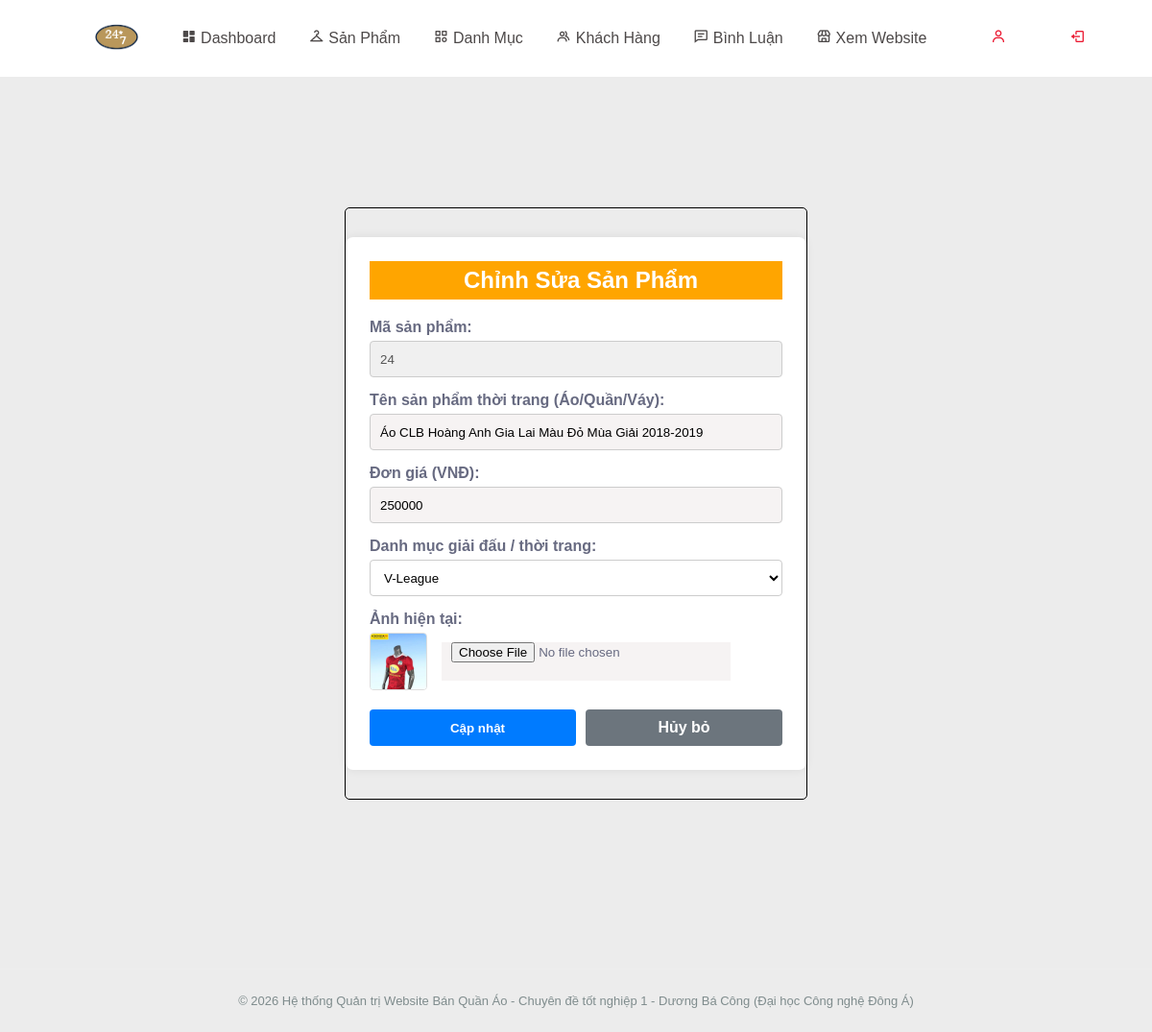
/controller/indexAdmin.php?act=suasanpham&id=24 (signed in), run on an earlier commit of the app's database.
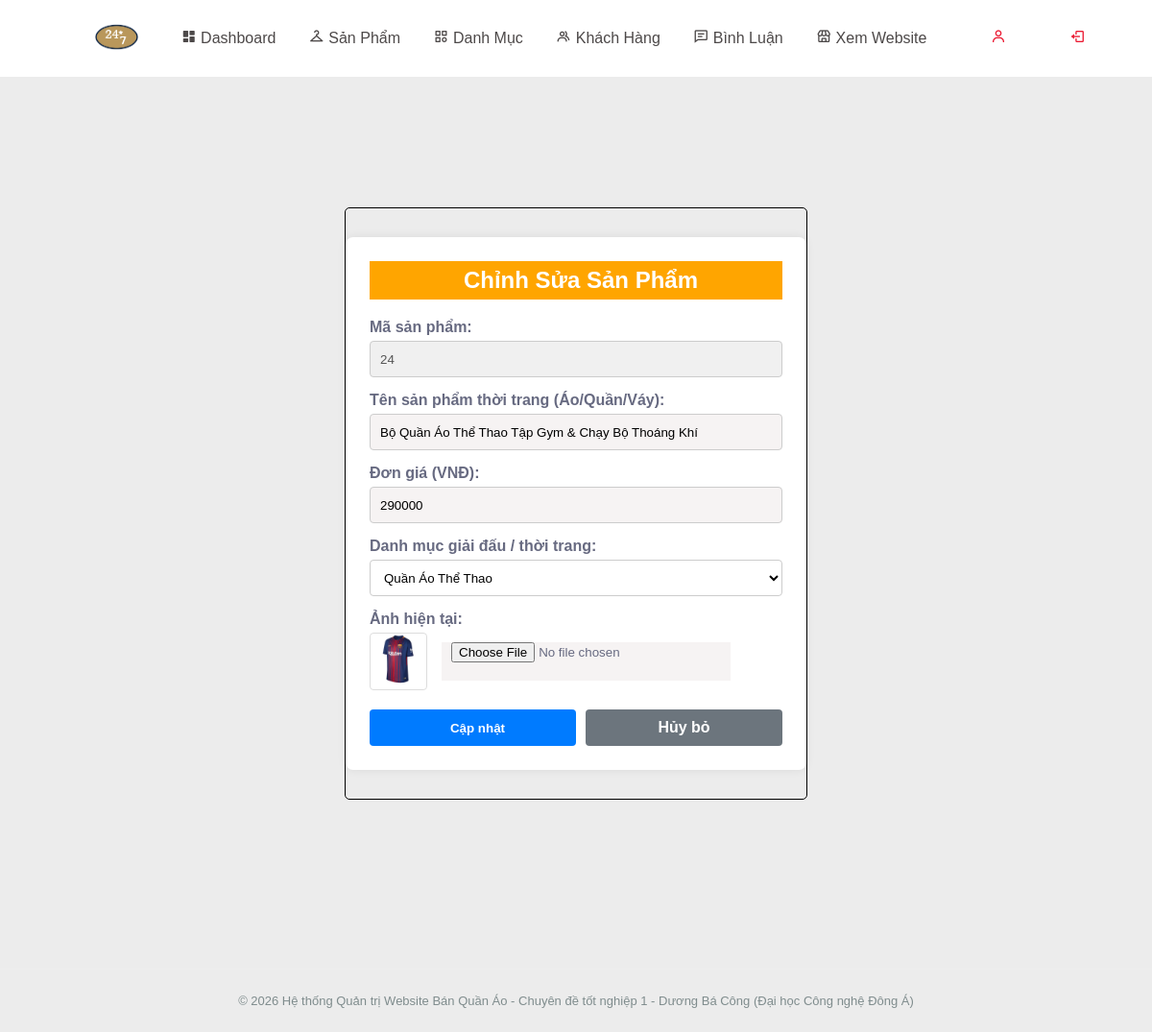
And on a later commit of the database.
### tables this page shows
CREATE TABLE `sanpham` (
  `id` int(11) NOT NULL AUTO_INCREMENT,
  `hinh` varchar(255) NOT NULL,
  `tensp` varchar(255) NOT NULL,
  `gia` int(11) NOT NULL,
  `iddanhmuc` int(11) NOT NULL,
  PRIMARY KEY (`id`)
);

### model/config.php (called while the page is built, shortened)
<?php
  function pdo_con(){
    static $cached_conn = null;
    if ($cached_conn !== null) {
      return $cached_conn;
    }
    $http_host = $_SERVER['HTTP_HOST'] ?? '';
    $is_infinityfree = (strpos($http_host, 'infinityfree') !== false || strpos($http_host, 'epizy.com') !== false);
    if ($is_infinityfree) {
      $servername = "sql302.infinityfree.com";
      $username = "if0_43184606";
      $password = "8gZKYLk9Rk6UBlL";
      $dbname = "if0_43184606_duan1";
      $port = 3306;
      $db_candidates = [$dbname];
    } else {
      $servername = "127.0.0.1";
      $username = "root";
      $password = "";
      $port = 3306;
      $db_candidates = ['duanmau', 'duan1'];
    }
    foreach ($db_candidates as $try_db) {
      try {
        $conn = new PDO("mysql:host=$servername;port=$port;dbname=$try_db;charset=utf8", $username, $password, [
          PDO::ATTR_ERRMODE => PDO::ERRMODE_EXCEPTION,
          PDO::ATTR_TIMEOUT => 2
        ]);
        $cached_conn = $conn;
        return $cached_conn;
      } catch (PDOException $e) {
      }
    }
    return null;
  }
  function pdo_query($sql){
    $sql_args = array_slice(func_get_args(), 1);
    $conn = pdo_con();
    try {
      $stmt = $conn->prepare($sql);
      $stmt->execute($sql_args);
      $rows = $stmt->fetchAll();
      return $rows ? $rows : [];
    } catch (PDOException $e) {
      throw $e;
    }
  }
  function pdo_query_one($sql){
    $sql_args = array_slice(func_get_args(), 1);
    $conn = pdo_con();
    try {
      $stmt = $conn->prepare($sql);
      $stmt->execute($sql_args);
      $row = $stmt->fetch(PDO::FETCH_ASSOC);
      return $row ? $row : null;
    } catch (PDOException $e) {
      throw $e;
    }
  }
?>

### model/danhmuc.php (called while the page is built, shortened)
<?php
function danhmuc_showAll(){
    $sql = "SELECT * FROM danhmuc ORDER BY iddanhmuc ASC";
    return pdo_query($sql);
}
?>

### model/sanpham.php (called while the page is built, shortened)
<?php
function sanpham_showChiTiet($id){
    $sql = "SELECT sanpham.*, danhmuc.tendanhmuc FROM sanpham LEFT JOIN danhmuc ON sanpham.iddanhmuc = danhmuc.iddanhmuc WHERE sanpham.id=?";
    return pdo_query_one($sql, $id);
}
?>

### viewAdmin/suasp.php (the view, shortened to what the changed rows need)
<div class="main">
    <main>
        <?php
        $id = $_GET['id'] ?? 0;
        $rows = sanpham_showChiTiet($id);
        $list_dm = danhmuc_showAll();
        ?>
        <form action="" method="POST" class="sua" enctype="multipart/form-data" style="width:480px; height:auto; padding: 25px; margin: 30px auto; text-align: left; background: #fff; border-radius: 8px; box-shadow: 0 0 10px rgba(0,0,0,0.08);">
            <h2 style="text-align: center; margin-bottom: 20px;">Chỉnh Sửa Sản Phẩm</h2>
            <div style="margin-bottom: 15px;">
                <label style="font-weight: 600; display: block; margin-bottom: 5px;">Mã sản phẩm:</label>
                <input type="text" value="<?php echo $rows['id']; ?>" disabled style="width: 100%; height: 38px; padding: 5px 10px; background: #f0f0f0; border: 1px solid #ccc; border-radius: 4px;">
            </div>
            <div style="margin-bottom: 15px;">
                <label style="font-weight: 600; display: block; margin-bottom: 5px;">Tên sản phẩm thời trang (Áo/Quần/Váy):</label>
                <input type="text" placeholder="Tên sản phẩm" name="tensp" required value="<?php echo htmlspecialchars($rows['tensp']); ?>" style="width: 100%; height: 38px; padding: 5px 10px; border: 1px solid #ccc; border-radius: 4px;">
            </div>
            <div style="margin-bottom: 15px;">
                <label style="font-weight: 600; display: block; margin-bottom: 5px;">Đơn giá (VNĐ):</label>
                <input type="number" placeholder="Giá Sản Phẩm" name="gia" required value="<?php echo htmlspecialchars($rows['gia']); ?>" style="width: 100%; height: 38px; padding: 5px 10px; border: 1px solid #ccc; border-radius: 4px;">
            </div>
            <div style="margin-bottom: 15px;">
                <label style="font-weight: 600; display: block; margin-bottom: 5px;">Danh mục giải đấu / thời trang:</label>
                <select name="danhmuc" required style="width: 100%; height: 38px; padding: 5px 10px; border: 1px solid #ccc; border-radius: 4px; background: #fff;">
                    <?php
                    foreach ($list_dm as $dm) {
                        $selected = ($dm['iddanhmuc'] == $rows['iddanhmuc']) ? 'selected' : '';
                        echo '<option value="' . $dm['iddanhmuc'] . '" ' . $selected . '>' . htmlspecialchars($dm['tendanhmuc']) . '</option>';
                    }
                    ?>
                </select>
            </div>
            <div style="margin-bottom: 20px;">
                <label style="font-weight: 600; display: block; margin-bottom: 5px;">Ảnh hiện tại:</label>
                <div style="display: flex; align-items: center; gap: 15px;">
                    <img src="../view/images/<?php echo htmlspecialchars($rows['hinh']); ?>" alt="" style="width: 60px; height: 60px; object-fit: cover; border-radius: 4px; border: 1px solid #ddd;">
                    <input type="file" name="hinh" accept="image/*" style="border: none;">
                </div>
            </div>
            <div style="display: flex; justify-content: space-between; gap: 10px; margin-top: 20px;">
                <input type="submit" value="Cập nhật" name="sua" style="flex: 1; height: 38px; background: #007bff; color: white; border: none; border-radius: 4px; cursor: pointer; font-weight: 600;">
                <a href="../controller/indexAdmin.php?act=sanpham" style="flex: 1; height: 38px; line-height: 38px; text-align: center; background: #6c757d; color: white; text-decoration: none; border-radius: 4px; font-weight: 600;">Hủy bỏ</a>
            </div>
        </form>
    </main>
</div>

What changed in the data, as far as the page shows it:
changed sanpham id 24: tensp "Áo CLB Hoàng Anh Gia Lai Màu Đỏ Mùa Giải 2018-2019" → "Bộ Quần Áo Thể Thao Tập Gym & Chạy Bộ Thoáng Khí"; gia "250000" → "290000"; hinh: a different picture
Also different on the page:
form field danhmuc: "V-League" → "Quần Áo Thể Thao"
